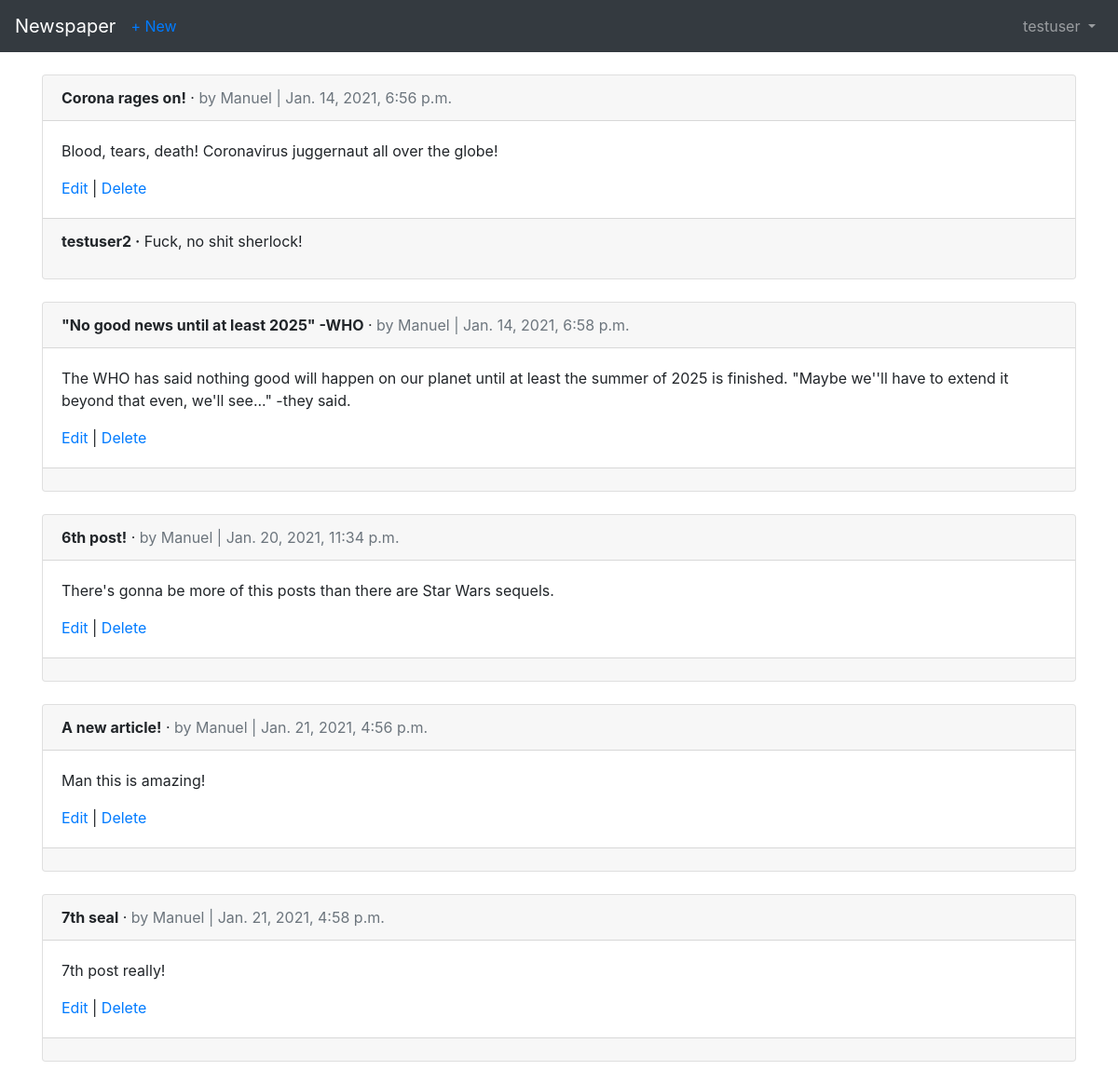
Screenshot of /articles/ (signed in) with the database file from the repository.
### users/models.py (models this page shows)
class CustomUser(AbstractUser):
	age = models.PositiveIntegerField(null=True, blank=True)

### articles/models.py (models this page shows, shortened)
class Article(models.Model):
	title = models.CharField(max_length=255)
	body = models.TextField()
	date = models.DateTimeField(auto_now_add=True)
	author = models.ForeignKey(
		get_user_model(),
		on_delete=models.CASCADE
	)

class Comment(models.Model):
	article = models.ForeignKey(
		Article,
		on_delete=models.CASCADE,
		related_name = 'comments'
	)
	comment = models.CharField(max_length=140)
	author = models.ForeignKey(
		get_user_model(),
		on_delete=models.CASCADE
	)
	def __str__(self):
		return self.comment

### articles/views.py (the view)
# urls.py: path('', ArticleListView.as_view(), name='article_list')
class ArticleListView(LoginRequiredMixin, ListView):
	model = Article
	template_name = 'article_list.html'
	login_url = 'login'

### templates/article_list.html (shortened to what this page needs)
{% extends 'base.html' %}
	{% block content %}
		{% for article in object_list %}
		<div class="card">
			<div class="card-header">
				<span class="font-weight-bold">{{ article.title }}</span> &middot;
				<span class="text-muted">by {{ article.author }} | {{ article.date }}</span>
			</div>
			<div class="card-body">
				<p>{{ article.body }}</p>
				<a href="{% url 'article_edit' article.pk %}">Edit</a> |
				<a href="{% url 'article_delete' article.pk %}">Delete</a>
			</div>
			<div class="card-footer	">
				{% for comment in article.comments.all %}
					<p>
						<span class="font-weight-bold">{{ comment.author }} &middot;</span>
						{{ comment }}
					</p>
				{% endfor%}
			</div>
		</div>
		<br />
		{% endfor %}
	{% endblock content %}

### templates/base.html (shortened to what this page needs)
<!DOCTYPE html>
<html>
<head>
	<link rel="stylesheet"
		href="https://stackpath.bootstrapcdn.com/bootstrap/4.1.3/css/\
	bootstrap.min.css"
		integrity="sha384-MCw98/SFnGE8fJT3GXwEOngsV7Zt27NXFoaoApmYm81i\
	uXoPkFOJwJ8ERdknLPMO"
>
</head>
<body>
	<nav class="navbar navbar-expand-md navbar-dark bg-dark mb-4">
		<a class="navbar-brand" href="{% url 'home' %}">Newspaper</a>
		{% if user.is_authenticated %}
		<ul class="navbar-nav mr-auto">
			<li class="nav-item"><a href="{% url 'article_new' %}">+ New</a></li>
		</ul>
		{% endif %}
		<div class="collapse navbar-collapse" id="navbarCollapse">
			{% if user.is_authenticated %}
			<ul class="navbar-nav ml-auto">
				<li class="nav-item">
					<a class="nav-link dropdown-toggle" href="#" id="userMenu"
						data-toggle="dropdown" aria-haspopup="true"
						aria-expanded="false">
						{{ user.username }}
					</a>
				</li>
			</ul>
			{% else %}
				<form class="form-inline ml-auto">
					<a href="{% url 'login' %}" class="btn btn-outline-secondary">Log In</a>
					<a href="{% url 'signup' %}" class="btn btn-primary ml-2">Sign up</a>
				</form>
			{% endif %}
		</div>
	</nav>
	<div class="container">
		{% block content %}
		{% endblock content %}
	</div>
</body>
</html>

### rows the page displays
CustomUser: username "testuser"
Article: title "Corona rages on!", author "Manuel", date "Jan. 14, 2021, 6:56 p.m.", body "Blood, tears, death! Coronavirus juggernaut all over the globe!"
Comment: author "testuser2", comment "Fuck, no shit sherlock!"
Article: title "\"No good news until at least 2025\" -WHO", author "Manuel", date "Jan. 14, 2021, 6:58 p.m.", body "The WHO has said nothing good will happen on our planet until at least the summer of 2025 is finished. \"Maybe we''ll have to extend it beyond that even, we'll see...\" -they said."
Article: title "6th post!", author "Manuel", date "Jan. 20, 2021, 11:34 p.m.", body "There's gonna be more of this posts than there are Star Wars sequels."
Article: title "A new article!", author "Manuel", date "Jan. 21, 2021, 4:56 p.m.", body "Man this is amazing!"
Article: title "7th seal", author "Manuel", date "Jan. 21, 2021, 4:58 p.m.", body "7th post really!"
